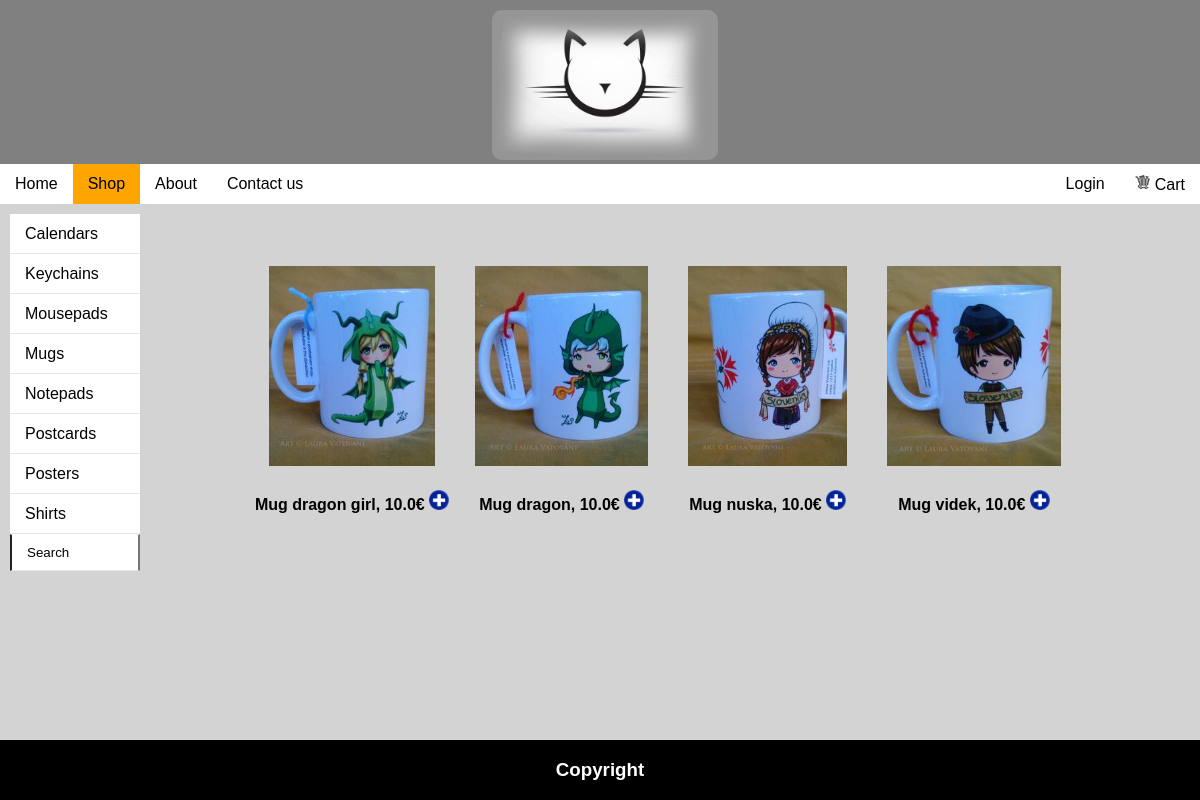
The app's page /shop/Shop/Mugs/ with its own data.
### shop/models.py (models this page shows, shortened)
class Product(models.Model):
	name = models.CharField(max_length=40)
	description = models.CharField(max_length=200)
	size = models.CharField(max_length=40)
	category = models.CharField(max_length=20)
	supply = models.IntegerField(default=0)
	price = models.FloatField(default=0)

### shop/views.py (the view)
# urls.py: url(r'^Shop/(?P<category>\w+)/$', views.shopcategory, name='shopcategory'),
def shopcategory(request, category):
	product_list = Product.objects.raw('SELECT * FROM shop_product WHERE category = %s', [category])
	context = {'products': product_list}
	return render(request, 'shop/Shop.html',context)

### shop/templates/shop/Shop.html (shortened to what this page needs)
<!DOCTYPE html>
{% load static %}
<html>
<head>
	<link rel="stylesheet" type="text/css" href="{% static 'style.css' %}">
</head>
<body>
<div id="container">
	<div id="header">
		<img src="{% static 'images/logo.jpg' %}" id="logo" alt="image of a logo">
			<ul class="navigation">
			  <li class="navitem" >
				<a class="center" href="{% url 'home' %}">Home</a>
			  </li>
			  <li class="navitem active">
				<a class="center" href="{% url 'shop' %}">Shop</a>
			  </li>
			  <li class="navitem">
				<a class="center" href="{% url 'about' %}">About</a>
			  </li>
			  <li class="navitem">
				<a class="center" href="{% url 'contact' %}">Contact us</a>
			  </li>
			  {% if user.is_authenticated %}
			  <li class="navitem2">
				<a class="center" href="{% url 'logoutuser' %}">Logout</a>
			  </li>
			  {% else %}
			   <li class="navitem2">
				<a class="center" href="{% url 'loginuser' %}">Login</a>
			  </li>
			  {% endif %}
			  <li class="navitem">
				<div class="center"><img src="{% static './images/cart.png' %}" style="padding-right: 4px" alt="shopping cart"><a href="{% url 'cart' %}">Cart</a></div>
			  </li>
			</ul>
	</div>
	<div id="body">
		<div class="content">
				<ul class="list" id="categories">
					<a class="listitem" href="{% url 'shopcategory' category='Calendars' %}">Calendars</a>
					<a class="listitem" href="{% url 'shopcategory' category='Keychains' %}">Keychains</a>
					<a class="listitem" href="{% url 'shopcategory' category='Mousepads' %}">Mousepads</a>
					<a class="listitem" href="{% url 'shopcategory' category='Mugs' %}">Mugs</a>
					<a class="listitem" href="{% url 'shopcategory' category='Notepads' %}">Notepads</a>
					<a class="listitem" href="{% url 'shopcategory' category='Postcards' %}">Postcards</a>
					<a class="listitem" href="{% url 'shopcategory' category='Posters' %}">Posters</a>
					<a class="listitem" href="{% url 'shopcategory' category='Shirts' %}">Shirts</a>
					<form class="list" action="{% url 'search' %}" method="post">
							<input class="listitem" type="search" name="search" value="Search"/>
					</form>
				</ul>
			<div  class="content wrap">
					{% for product in products %}
						<div style="padding-bottom:5px">
							<img title="Description: {{product.description}}, Size: {{product.size}}"class="imagesmall" src="{% static './izdelki/' %}{{ product.name }}.jpg" alt="image of a product" />
							<div style="font-weight:bold;">
							<form  action="{% url 'addtocart' %}" method="post">
								<span>{{product.name}}, {{product.price}}€ <input type="image" style="width: 20px;height: 20px" title="Adds the item to your cart" img src="{% static './images/plus.png' %}" /></span>
							</form>
							</div>
						</div>
					{% endfor %}
			</div>
		</div>
	</div>
	<div id="footer">
		<h3 class="center">Copyright</h3>
	</div>
</div>
</body>
</html>

### shop/static/style.css (style rules this page uses)
body { margin: 0; padding: 0; height: 100%; Background-color:lightgray; }
#container { min-height:100vh; position: relative; height: 100%; overflow:auto; }
#body { padding:10px; padding-bottom: 80px; }
#header { width: 100%; color: white; background-color: gray; text-align: center; position:relative; }
#footer { position:absolute; bottom: 0; width: 100%; height: 60px; color: white; background-color: black; text-align: center; }
#logo { height:150px; margin: 10px 0px 0px 10px ; border-radius: 10px; }
.content { width: 100%; list-style: none; margin: 0; padding: 0; display: -webkit-box; display: -moz-box; display: -ms-flexbox; display: -webkit-flex; display: flex; justify-content: center; align-items: center; text-align: center; }
.list { list-style: none; margin: 0; padding: 0; width:130px; display: -webkit-box; display: -moz-box; display: -ms-flexbox; display: -webkit-flex; display: flex; -webkit-flex-flow: column; flex-flow: column; justify-content: flex-start; text-align: left; align-items: stretch; }
.listitem { cursor: pointer; background-color: white; justify-content: center; padding: 10px 15px 10px 15px; border-top: 1px solid rgba(255,255,255,0.3); border-bottom: 1px solid rgba(0,0,0,0.1); text-decoration: none; color: black; }
.wrap { flex-wrap: wrap; }
.navigation { list-style: none; margin: 0; padding: 0; height: 40px; background: white; display: -webkit-box; display: -moz-box; display: -ms-flexbox; display: -webkit-flex; display: flex; -webkit-flex-flow: row wrap; flex-flow: row wrap; justify-content: flex-start; align-items: stretch; }
.navigation a { text-decoration: none; color: black; }
.navitem { display: flex; justify-content: center; padding: 10px 15px 10px 15px; }
.center { align-self: center; width:100%; }
.navitem2 { display: flex; justify-content: center; padding: 10px 15px 10px 15px; margin-left: auto; }
* { font-family: arial; }
.active { background-color: orange; }
.imagesmall { max-height: 200px; max-width: 200px; width: auto; height: auto; margin: 0px 20px 20px 20px; }

### records on screen
Product: name (picture), name "Mug dragon girl", price "10.0"
Product: name (picture), name "Mug dragon", price "10.0"
Product: name (picture), name "Mug nuska", price "10.0"
Product: name (picture), name "Mug videk", price "10.0"
